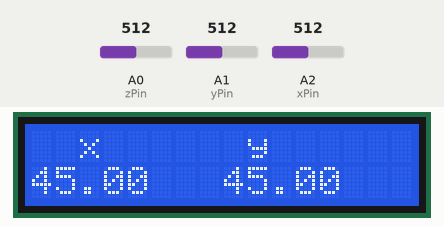
A sketch run on a simulated Arduino Uno, built with avr-gcc and run on an emulated ATmega328P. Shown: 16×2 character LCD. The test bench sets the inputs (shaded band); at power-on: A0 (zPin) = 512, A1 (yPin) = 512, A2 (xPin) = 512.

Above: at 3.6 s.
3.7 s: A0 (zPin) set to 346
At 7.1 s:
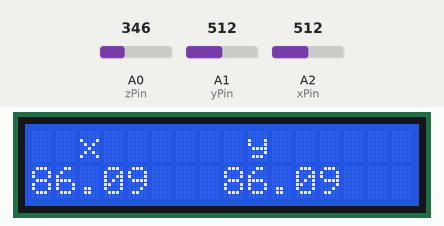
8.2 s: A0 (zPin) set to 326
At 9.6 s:
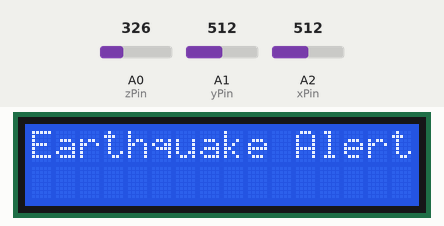
12.7 s: A0 (zPin) set to 412
At 15.8 s:
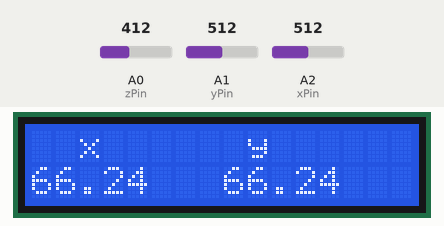
17.2 s: A1 (yPin) set to 392
At 19.5 s:
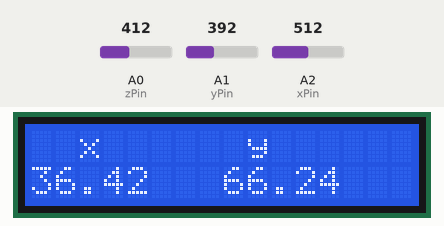
21.7 s: A2 (xPin) set to 392
At 24.5 s:
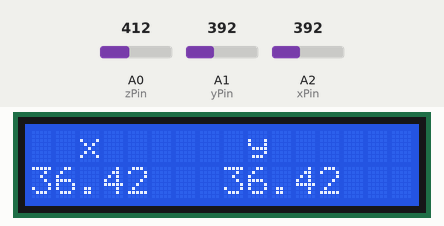
26.2 s: A1 (yPin) set to 412
At 28.1 s:
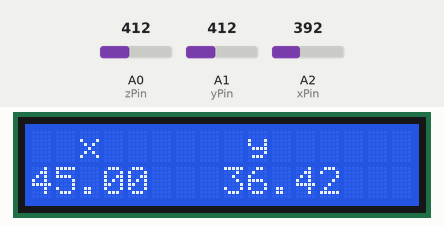
Timing chart, 0 to 29.6 s (numbered marks = the images above; inputs shaded):
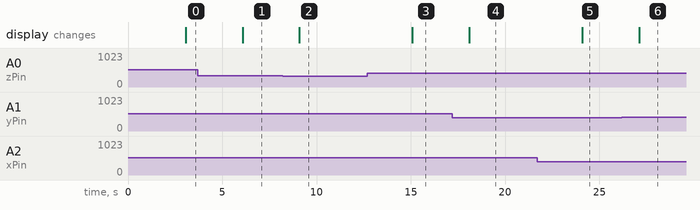

The sketch:

earthquake.ino
```cpp
#include <LiquidCrystal.h>

LiquidCrystal lcd( 7, 6, 5, 4, 3, 2);
unsigned char Character1[8] = { 0x04, 0x1F, 0x11, 0x11, 0x1F, 0x1F, 0x1F, 0x1F };
unsigned char Character2[8] = { 0x01, 0x03, 0x07, 0x1F, 0x1F, 0x07, 0x03, 0x01 };

//Analog read pins
const int xPin = A2;
const int yPin = A1;
const int zPin = A0;

int minVal = 265;
int maxVal = 402;
//to hold the caculated values
double x;
double y;
double z;


void setup()
   {
    Serial.begin(9600);
  	lcd.begin(16,2);
   }//end setup()


void loop()
   {

    speeder();
   }//end loop()


void speeder()
   {
  	delay(3000);
  	lcd.clear();
    //read the analog values from the accelerometer
    int xRead = analogRead(xPin);
    int yRead = analogRead(yPin);
    int zRead = analogRead(zPin);
    //convert read values to degrees -90 to 90 – Needed for atan2
    int xAng = map(xRead, minVal, maxVal, -90, 90);
    int yAng = map(yRead, minVal, maxVal, -90, 90);
    int zAng = map(zRead, minVal, maxVal, -90, 90);

    x = RAD_TO_DEG * (atan2(-yAng, -zAng) + PI);
    y = RAD_TO_DEG * (atan2(-xAng, -zAng) + PI);
    z = RAD_TO_DEG * (atan2(-yAng, -xAng) + PI);
  	//lcd print
  	if(x<=90){
  		lcd.setCursor(2,0);
  		lcd.print("x");
  		lcd.setCursor(0,1);
  		lcd.print(x);
  		lcd.setCursor(9,0);
  		lcd.print("y");
  		lcd.setCursor(8,1);
    	lcd.print(y);}
  	else{
    	lcd.setCursor(0,0);
    	lcd.print("Earthquake Alert");
  		}


   }//end of speeder()


  
```

Measured:
- the behaviour switches between 334 and 333 on A0 (zPin) (found by bisection; images 1 and 2)
- after the input at 3.7 s, the display: changes after 2.4 s (image 1)
- after the input at 8.2 s, the display: changes after 0.88 s (image 2)
- after the input at 12.7 s, the display: changes after 2.4 s (image 3)
- after the input at 17.2 s, the display: changes after 0.90 s (image 4)
- after the input at 21.7 s, the display: changes after 2.4 s (image 5)
- after the input at 26.2 s, the display: changes after 0.91 s (image 6)
